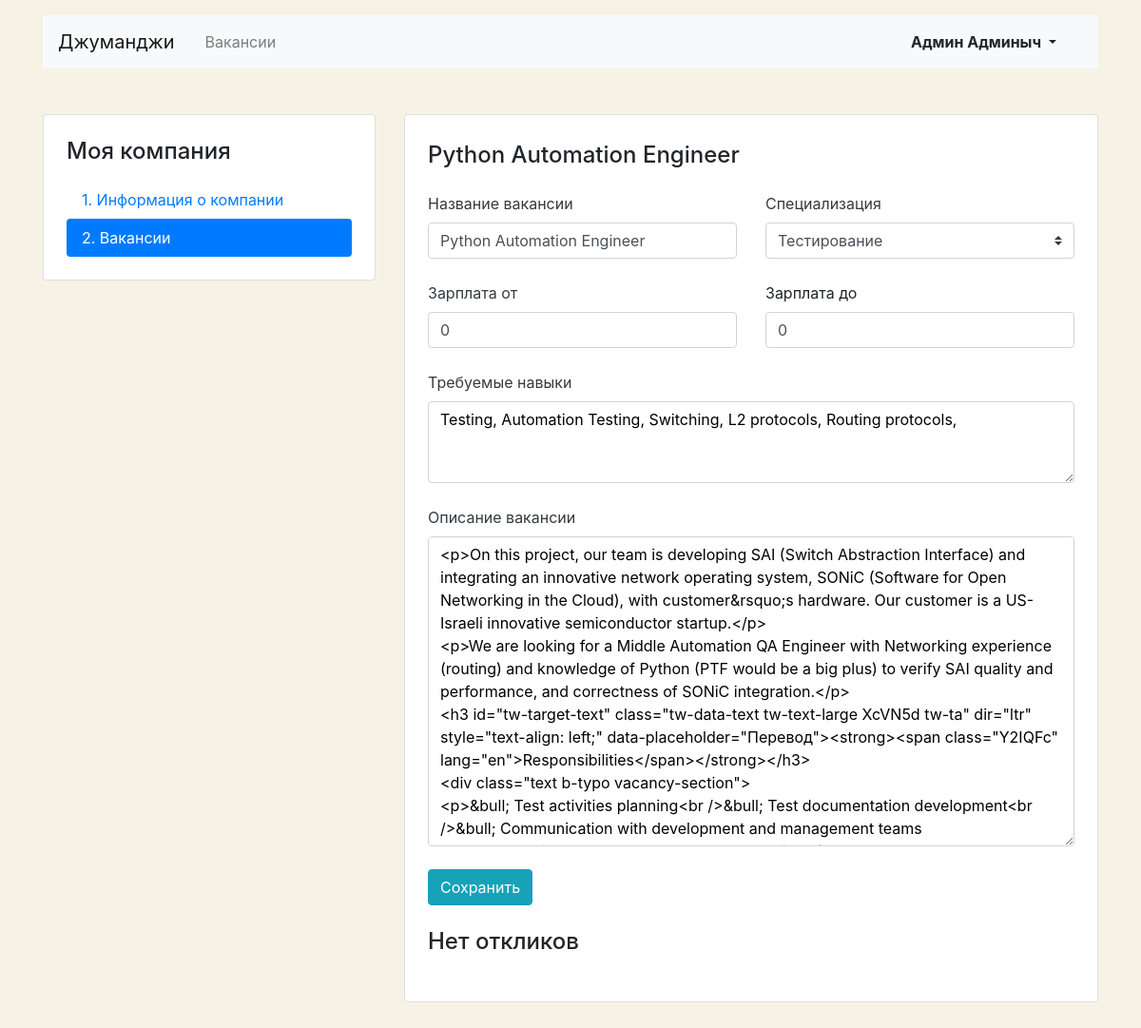
Page /mycompany/vacancies/10/ (signed in) on the earlier database version.
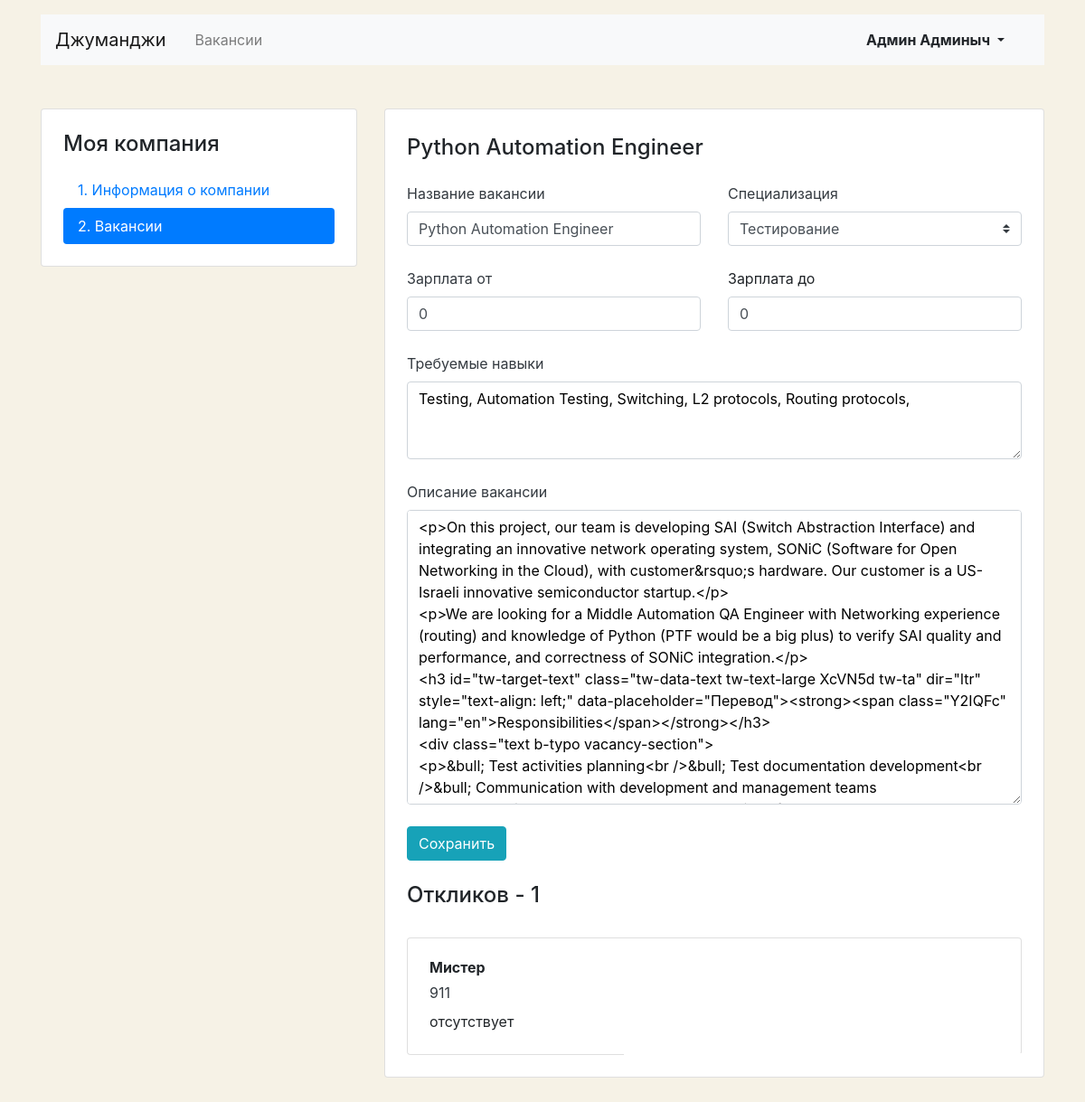
Same page on the later database version.
### catalog/models.py (models this page shows, shortened)
class Vacancy(models.Model):
    title = models.CharField(max_length=255, verbose_name='Название вакансии')
    specialty = models.ForeignKey(
        'Specialty',
        related_name='vacancies',
        on_delete=models.CASCADE,
        verbose_name='Специализация',
    )
    company = models.ForeignKey(
        'Company',
        related_name='vacancies',
        on_delete=models.CASCADE,
        verbose_name='Компания',
    )
    skills = models.TextField(verbose_name='Навыки')
    description = models.TextField(verbose_name='Текст')
    salary_min = models.PositiveIntegerField(verbose_name='Зарплата от')
    salary_max = models.PositiveIntegerField(verbose_name='Зарплата до')
    published_at = models.DateTimeField(verbose_name='Опубликовано')
    class Meta:
        verbose_name = 'вакансию'
        verbose_name_plural = 'вакансии'
        ordering = ('-published_at',)

class Specialty(models.Model):
    code = models.SlugField(unique=True, verbose_name='Код')
    title = models.CharField(unique=True, max_length=255, verbose_name='Название')
    picture = models.ImageField(upload_to=settings.MEDIA_SPECIALITY_IMAGE_DIR, verbose_name='Картинка')
    class Meta:
        verbose_name = 'специализацию'
        verbose_name_plural = 'специализации'
    def __str__(self):
        return self.title

class Application(models.Model):
    written_username = models.CharField(max_length=255, verbose_name='Имя')
    written_phone = models.CharField(max_length=255, verbose_name='Телефон')
    written_cover_letter = models.TextField(verbose_name='Сопроводительное письмо')
    vacancy = models.ForeignKey(
        Vacancy,
        related_name='applications',
        on_delete=models.CASCADE,
        verbose_name='Вакансия',
    )
    user = models.ForeignKey(
        User,
        related_name='applications',
        on_delete=models.CASCADE,
        verbose_name='Пользователь',
    )
    class Meta:
        verbose_name = 'отклик'
        verbose_name_plural = 'отклики'

### catalog/employer_views.py (the view, shortened to what this page needs)
class MyCompanyVacancyUpdate(LoginRequiredMixin, UpdateView):
    model = Vacancy
    form_class = VacancyForm
    template_name = 'catalog/employer/mycompany_vacancy.html'
    def get_object(self, queryset=None):
        vacancy_id = self.kwargs['vacancy_id']
        try:
            vacancy = (
                Vacancy.objects.prefetch_related('applications')
                .select_related('specialty')
                .annotate(applications_count=Count('applications'))
                .get(id=vacancy_id, company__owner=self.request.user)
            )
        except Vacancy.DoesNotExist:
            raise PermissionDenied('Вы можете редактировать вакансии только своей компании.')
        if self.request.method == 'POST':
            messages.success(self.request, 'Информация о вакансии обновлена')
        return vacancy
    def get_context_data(self, **kwargs):
        context = super().get_context_data(**kwargs)
        vacancy = self.object
        msgs = [msg.message for msg in self.request._messages]
        context['msg'] = msgs[0] if msgs else ''
        context.update({'page': 'vacancies', 'title': vacancy.title})
        return context

### catalog/forms.py
class VacancyForm(forms.ModelForm):
    specialty = forms.ModelChoiceField(queryset=Specialty.objects.all())
    class Meta:
        model = Vacancy
        fields = ('title', 'specialty', 'salary_min', 'salary_max', 'skills', 'description')

### catalog/templates/catalog/employer/mycompany_vacancy.html (shortened to what this page needs)
{% extends 'base.html' %}
{% block content %}
  <main class="container mt-3 pb-5">
    <div class="row mt-5">
      {% include 'catalog/employer/includes/mycompany_sidebar.html' %}
      <div class="col-12 col-lg-8">
        <div class="card">
          <div class="card-body px-4 pb-4 tab-content">
            <section>
              <h2 class="h4 pt-2 pb-3">{{title}}</h2>
              {% if title == 'Создание вакансии' %}
                {% include 'catalog/employer/includes/mycompany_vacancy_create_form.html' %}
              {% else %}
                {% include 'catalog/employer/includes/mycompany_vacancy_update_form.html' %}
              {% endif %}
            </section>
            {% if title != 'Создание вакансии' %}
              <h2 class="h4 pt-2 pb-3">
                {% if vacancy.applications_count %}
                  Откликов - {{vacancy.applications_count}}
                {% else %}
                  Нет откликов
                {% endif %}
              </h2>
              <section id="applications">
                {% for application in vacancy.applications.all %}
                  <div class="card mt-3">
                    <div class="card-body px-4">
                      <p class="mb-1 font-weight-bold">{{application.written_username}}</p>
                      <p class="mb-2">
                        <a href="tel:{{application.written_phone}}" class="text-dark">{{application.written_phone}}</a>
                      </p>
                      <p class="mb-1">{{application.written_cover_letter}}</p>
                    </div>
                  </div>
                {% endfor %}
              </section>
            {% endif %}
          </div>
        </div>
      </div>
    </div>
  </main>
{% endblock %}

### catalog/templates/catalog/employer/includes/mycompany_vacancy_update_form.html (shortened to what this page needs)
<form action="" method="post" enctype="multipart/form-data">
  <div class="row">
    <div class="col-12 col-md-6">
      <div class="form-group pb-2">
        <label class="mb-2 text-dark" for="vacancyTitle">Название вакансии</label>
        <input class="form-control" name="title" type="text" value="{{form.initial.title}}" id="vacancyTitle">
      </div>
    </div>
    <div class="col-12 col-md-6">
      <div class="form-group pb-2">
        <label class="mb-2 text-dark" for="userSpecialization">Специализация</label>
        <select class="custom-select mr-sm-2" name="specialty" id="userSpecialization">
          <option selected value="{{vacancy.specialty.id}}">{{vacancy.specialty}}</option>
        </select>
      </div>
    </div>
  </div>
  <div class="row">
    <div class="col-12 col-md-6">
      <div class="form-group pb-2">
        <label class="mb-2 text-dark" for="vacancySalaryMin">Зарплата от</label>
        <input class="form-control" name="salary_min" type="text" value="{{form.initial.salary_min}}" id="vacancySalaryMin">
      </div>
    </div>
    <div class="col-12 col-md-6">
      <div class="form-group pb-2">
        <label class="mb-2" for="vacancySalaryMax">Зарплата до</label>
        <input class="form-control" name="salary_max" type="text" value="{{form.initial.salary_max}}" id="vacancySalaryMax">
      </div>
    </div>
  </div>
  <div class="form-group pb-2">
    <label class="mb-2 text-dark" for="vacancySkills">Требуемые навыки</label>
    <textarea class="form-control" name="skills" rows="3" id="vacancySkills" style="color:#000;">{{form.initial.skills}}</textarea>
  </div>
  <div class="form-group pb-2">
    <label class="mb-2 text-dark" for="vacancyDescription">Описание вакансии</label>
    <textarea class="form-control" name="description" rows="13" id="vacancyDescription" style="color:#000;">{{form.initial.description}}</textarea>
  </div>
  <div class="form-group">
    <input type="submit" class="btn btn-info" value="Сохранить">
  </div>
</form>

Differences in the rows shown:
shown differently, row unchanged: Vacancy "Python Automation Engineer": applications_count (not shown) → "1"
added Application: written_username "Мистер", written_phone "911", written_cover_letter "отсутствует"
Other differences:
text no longer shown: "Нет откликов"
text now shown: "Откликов -"
